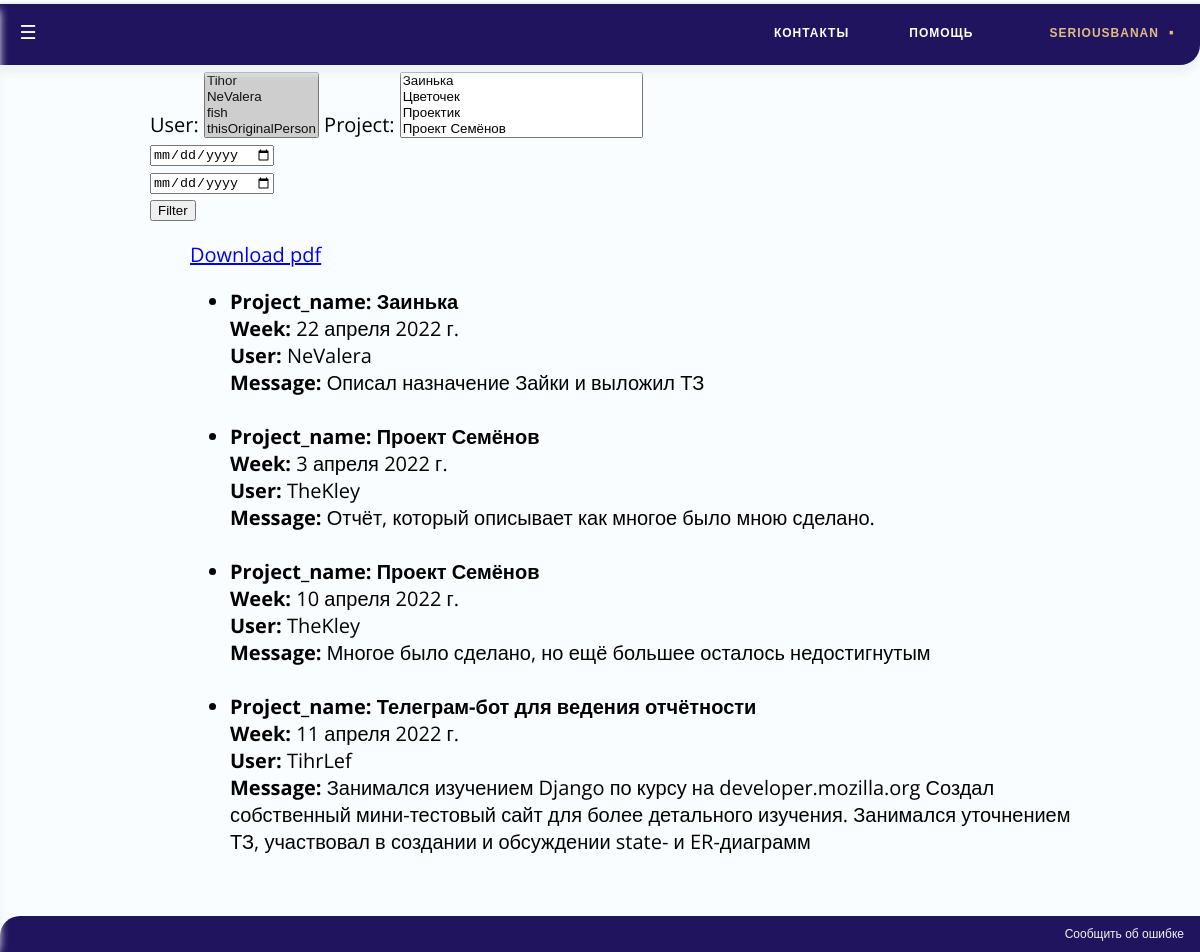
The app's page /TeleBot/reports/ (signed in), older data.
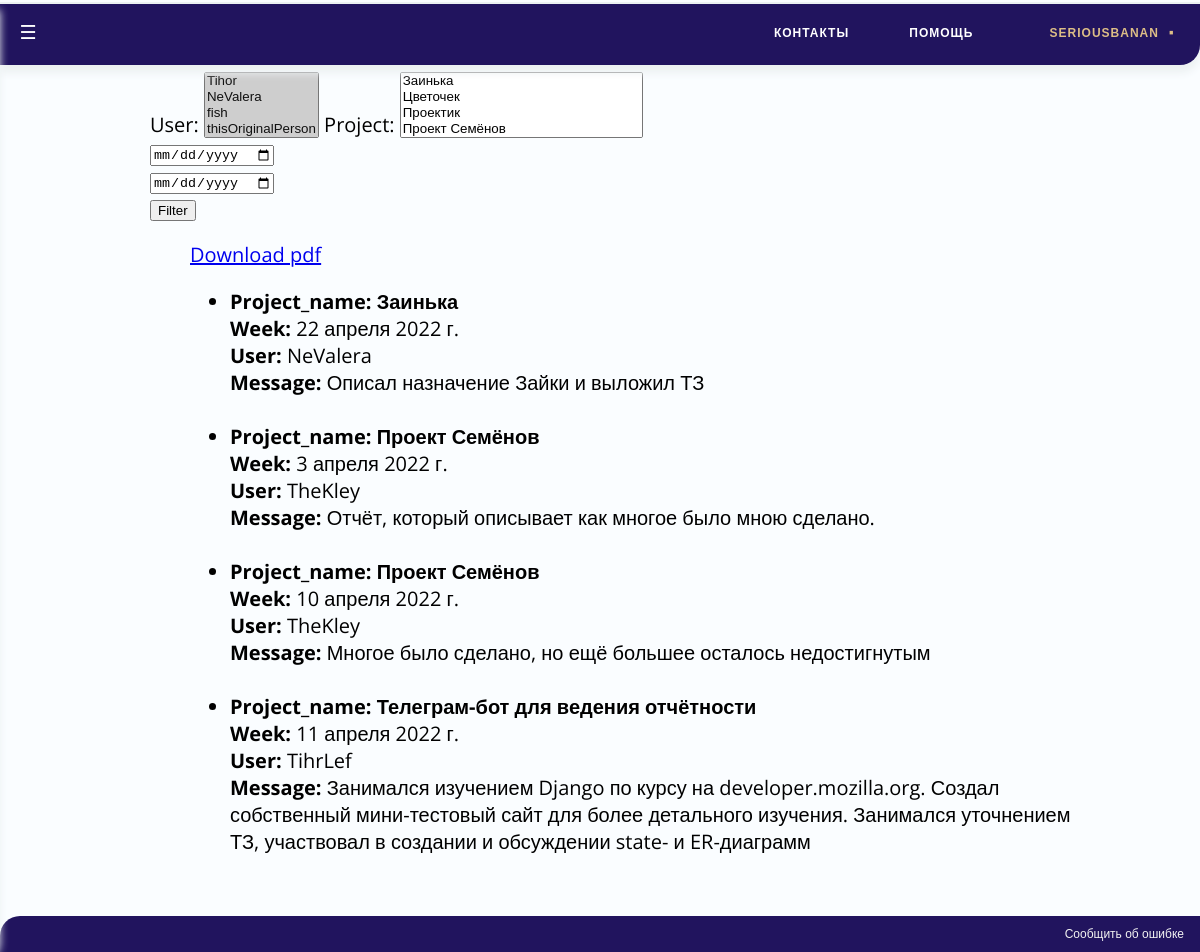
The same page, newer data.
### Reports/models.py (models this page shows, shortened)
class Report(models.Model):
	user = models.ForeignKey(User, on_delete=models.SET_NULL, null=True)
	project = models.ForeignKey(Project, on_delete=models.SET_NULL, null=True)
	report_date = models.DateField(default = date.today)
	message = models.TextField(max_length=1000, help_text="Write any additional comments")

### Projects/models.py (models this page shows, shortened)
class Project(models.Model):
	name = models.CharField(unique = True, max_length=200)
	start_date = models.DateField(default = datetime.now, null=True, blank=True)
	end_date = models.DateField(null=True, blank=True)
	users = models.ManyToManyField(User)
	responsible_user = models.ForeignKey(User, related_name="responsible", on_delete=models.SET_NULL, null=True)
	def __str__(self):
		return self.name

### Users/models.py (models this page shows, shortened)
class User(AbstractUser):
	personal_token = models.UUIDField(default=uuid.uuid4, help_text="Unique ID for this particular book across whole library")
	telegram_id = models.BigIntegerField(primary_key=True, unique=True)
	def __str__(self):
		return self.username
	def get_absolute_url(self):
		return reverse('user-detail', args=[str(self.telegram_id)])
	def is_verified(self):
		return (self.is_active) or (self.is_staff)

### TeleBot/views.py (the view, shortened to what this page needs)
@user_passes_test(User.is_verified)
def report(request):
	reports = available_reports(request)
	error_message = ''
	path = r"TeleBot/static"
	name = make_pdf(request, reports, path)
	projects = available_projects(request)
	users = available_users(request)
	if len(users) == 1:
		users.clear()
	if len(projects) == 1:
		projects.clear()
	return render(
		request,
		'Reports/reports_list.html',
		context = {'reports': reports,
			 'projects': projects,
			 'available_users': users,
			 'error_message': error_message,
			 'form': FilterForm(request.POST) if request.method == 'POST' else FilterForm(),
			 'pdfname': name[len(path):] + r"/simple_demo" + str(request.user) + ".pdf"})

### TeleBot/forms.py
class FilterForm(forms.Form):
    user = forms.ModelMultipleChoiceField(queryset = User.objects.all(), required = False)
    project = forms.ModelMultipleChoiceField(queryset = Project.objects.all(), required = False)
    left_date = forms.DateField(widget = DateInput(), required = False)
    right_date = forms.DateField(widget = DateInput(), required = False)

### TeleBot/views.py (called while the page is built)
def available_reports(request):
	return list(filter(lambda rep: (str(request.user) == str(rep.user) or request.user.is_staff or\
									str(request.user) == str(rep.project.responsible_user)),
					   Report.objects.order_by("project")))

def available_projects(request):
	if request.user.is_staff:
		return list(Project.objects.all())
	return list(request.user.project_set.all())

def available_users(request):
	if request.user.is_staff:
		return list(User.objects.all())
	users = []
	for project in available_projects(request):
			if(str(request.user) == str(project.responsible_user)):
				users += [user for user in project.users.all()]
	return list(set(users))

### TeleBot/templates/Reports/reports_list.html (shortened to what this page needs)
{% extends "base_generic.html" %}
{% load static %}
{% block content %}
<form method="post">
    {% if available_users%}
    <tr>
        <th><label for="id_user">User:</label></th>
        <td>
            <select name="user" id="id_user" multiple>
                {% for auser in available_users%}
                <option value="{{auser.telegram_id}}" selected>{{auser.username}}</option>
                {% endfor%}
            </select>
        </td>
    </tr>
    {%endif%}
    {% if projects%}
    <tr>
        <th><label for="id_project">Project:</label></th>
        <td>
            <select name="project" id="id_project" multiple>
                {% for project in projects%}
                <option value="{{project.id}}">{{project.name}}</option>
                {%endfor%}
            </select>
        </td>
    </tr><br />
    {% endif%}
    {{form.left_date}}<br />
    {{form.right_date}}<br />
    <button type="submit">Filter</button>
</form>
{% if error_message%}
<span>{{error_message}}</span>
{% else%}
<div style="margin-left:20px;margin-top:20px">
    <div style="margin-left:20px;margin-top:20px">
        {% if reports%}
		<a href="{% static pdfname %}">Download pdf</a>
        {% endif%}
        <div class="container-fluid">
            {% if reports%}
            <ul>
                {% for report in reports %}
                <li>
                    <strong>Project_name: {{report.project}}</strong><br />
                    <strong>Week:</strong> {{report.report_date}}<br />
                    <strong>User:</strong> {{report.user}}<br />
                    <strong>Message:</strong> {{report.message}}<br /> <br />
                </li>
                {% endfor %}
            </ul>
            {% else%}
            You don't have reports
            {% endif%}
        </div>
    </div>
</div>
{% endif%}
{% endblock %}

Row changes from the older to the newer data that the page shows:
changed Report "Телеграм-бот для ведения отчётности": message "…Django по курсу на developer.mozilla.org Создал собственный мини-тестовый сайт…" → "…Django по курсу на developer.mozilla.org. Создал собственный мини-тестовый сайт…"
